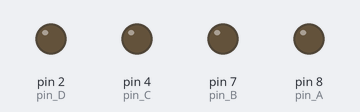
Simulated run of this sketch. Board: Arduino Uno, built with avr-gcc and run on an emulated ATmega328P. Shown: output pins drawn as LEDs (lit = HIGH).

Above: at 0.7 s.
At 1.7 s:
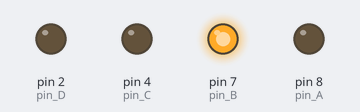
At 2.7 s:
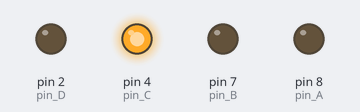
At 5.2 s:
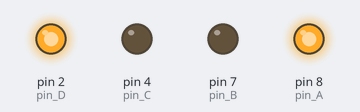
At 7.7 s:
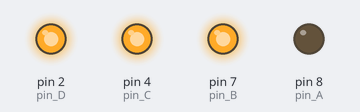
At 10.2 s:
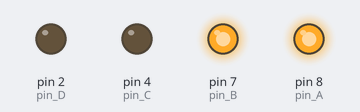
Timing chart, 0 to 10.9 s (numbered marks = the images above):
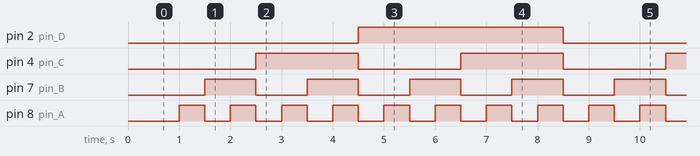

The sketch:

conto_15_binario.ino
```cpp
int pin_A=8;
int pin_B=7;
int pin_C=4;
int pin_D=2;
int val_A=LOW;
int val_B=LOW;
int val_C=LOW;
int val_D=LOW;
int tempo=500;
bool cond= true;
void setup() {
  // put your setup code here, to run once:
pinMode(pin_A, OUTPUT);
pinMode(pin_B, OUTPUT);
pinMode(pin_C, OUTPUT);
pinMode(pin_D, OUTPUT);
digitalWrite(pin_A,val_A);
digitalWrite(pin_B,val_B);
digitalWrite(pin_C,val_C);
digitalWrite(pin_D,val_D);
delay(tempo);
}
void loop() {
  digitalWrite(pin_A,val_A);
  digitalWrite(pin_B,val_B);
  digitalWrite(pin_C,val_C);
  digitalWrite(pin_D,val_D);
  cond=true;
  if (val_A==LOW && cond==true){
    val_A=HIGH;
    cond=false;
    }
  if (val_A==HIGH && val_B==LOW && cond==true){
    val_A=LOW;
    val_B=HIGH;
    cond=false;
    }
  if (val_A==HIGH && val_B==HIGH && val_C==LOW && cond==true){
    val_A=LOW;
    val_B=LOW;
    val_C=HIGH;
    cond=false;
    }
  if (val_A==HIGH && val_B==HIGH && val_C==HIGH && val_D==LOW && cond==true){
    val_A=LOW;
    val_B=LOW;
    val_C=LOW;
    val_D=HIGH;
    cond=false;
    }
  if (val_A==HIGH && val_B==HIGH && val_C==HIGH && val_D==HIGH && cond==true){
    val_A=LOW;
    val_B=LOW;
    val_C=LOW;
    val_D=LOW;
    cond=false;
    }
    delay(tempo);
}
```

Measured:
- by itself, pin 2 (pin_D): alternates HIGH for 4.0 s and LOW for 4.0 s
- by itself, pin 4 (pin_C): alternates HIGH for 2.0 s and LOW for 2.0 s
- by itself, pin 7 (pin_B): alternates HIGH for 1.0 s and LOW for 1.0 s
- by itself, pin 8 (pin_A): alternates HIGH for 0.50 s and LOW for 0.50 s
